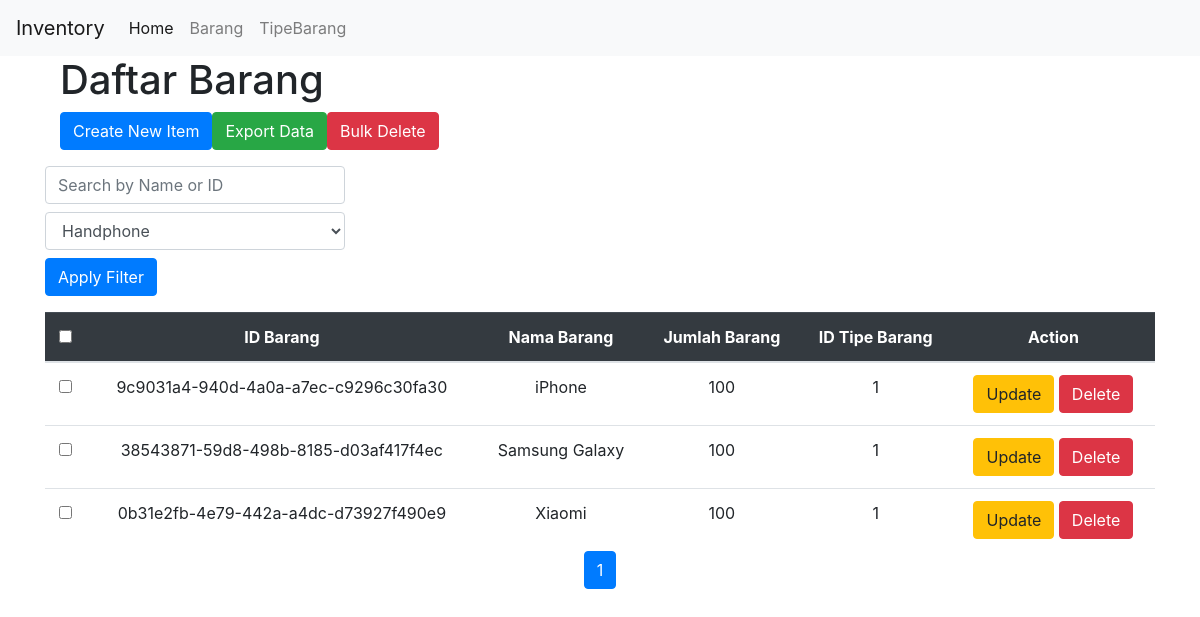
Page /barang?tipe_id=1 on the committed database.
### app.py (models this page shows, shortened)
class Barang(db.Model):
    __tablename__ = 'barang'
    id = db.Column(db.Integer, primary_key=True)
    id_barang = db.Column(db.String, unique=True, nullable=False)
    nama_barang = db.Column(db.String, nullable=False)
    jumlah = db.Column(db.Integer, nullable=False)
    tipe_id = db.Column(db.Integer, db.ForeignKey('tipebarang.id'), nullable=False)
    tipe = db.relationship("TipeBarang")

### app.py (the view)
@app.route('/barang', methods=['GET'])
def get_all_barang():
    search = request.args.get('search', '')
    tipe_id = request.args.get('tipe_id', None, type=int)
    page = request.args.get('page', 1, type=int)
    per_page = 10
    query = Barang.query
    if search:
        query = query.filter(
            (Barang.nama_barang.ilike(f'%{search}%')) |
            (Barang.id_barang.ilike(f'%{search}%'))
        )
    if tipe_id:
        query = query.filter(Barang.tipe_id == tipe_id)
    barang_list = query.paginate(page=page, per_page=per_page, error_out=False)
    tipe_list = TipeBarang.query.all()
    return render_template('/barang/index.html', barang_list=barang_list, tipe_list=tipe_list)

### templates/barang/index.html (shortened to what this page needs)
{% extends "base/base.html" %} {% block content %}
<header class="container">
	<h1>Daftar Barang</h1>
	<div class="d-flex mb-3">
		<a
			href="{{ url_for('create_view_barang') }}"
			class="btn btn-primary me-2"
			title="Create a new item"
		>
			 Create New Item</a
		>
		<a
			href="{{ url_for('export_barang') }}"
			class="btn btn-success me-2"
			title="Export all items"
		>
			 Export Data</a
		>
		<button
			class="btn btn-danger"
			id="bulk-delete"
			title="Delete selected items"
		>
			 Bulk Delete
		</button>
	</div>
</header>
<main>
	<form method="get" action="/barang" class="mb-3">
		<input
			type="text"
			name="search"
			value="{{ request.args.get('search', '') }}"
			placeholder="Search by Name or ID"
			class="form-control mb-2"
			style="max-width: 300px;"
		/>
		<select name="tipe_id" class="form-control mb-2" style="max-width: 300px;">
			{% for tipe in tipe_list %}
			<option value="{{ tipe.id }}" {% if request.args.get('tipe_id')|int == tipe.id %}selected{% endif %}>
				{{ tipe.nama_tipe }}
			</option>
			{% endfor %}
		</select>
		<button type="submit" class="btn btn-primary">Apply Filter</button>
	</form>
	<table class="table table-hover mb-0 text-center data">
		<thead class="table-dark">
			<tr>
				<th><input type="checkbox" id="select-all" /></th>
				<th>ID Barang</th>
				<th>Nama Barang</th>
				<th>Jumlah Barang</th>
				<th>ID Tipe Barang</th>
				<th>Action</th>
			</tr>
		</thead>
		<tbody>
			{% for barang in barang_list.items %}
			<tr>
				<td>
					<input type="checkbox" class="select-item" value="{{ barang.id }}" />
				</td>
				<td>{{ barang.id_barang }}</td>
				<td>{{ barang.nama_barang }}</td>
				<td>{{ barang.jumlah }}</td>
				<td>{{ barang.tipe_id }}</td>
				<td>
					<a href="{{ url_for('update_barang', id=barang.id) }}" class="btn btn-warning">Update</a>
					<a href="{{ url_for('delete_barang', id=barang.id) }}" class="btn btn-danger">Delete</a>
				</td>
			</tr>
			{% endfor %}
		</tbody>
	</table>
	<nav aria-label="Page navigation">
		<ul class="pagination justify-content-center">
			{% for page_num in barang_list.iter_pages(left_edge=1, right_edge=1, left_current=2, right_current=2) %}
			{% if page_num %}
			<li class="page-item {% if page_num == barang_list.page %}active{% endif %}">
				<a class="page-link" href="?page={{ page_num }}{% if request.args.get('search') %}&search={{ request.args.get('search') }}{% endif %}{% if request.args.get('tipe_id') %}&tipe_id={{ request.args.get('tipe_id') }}{% endif %}">
					{{ page_num }}
				</a>
			</li>
			{% else %}
			<li class="page-item disabled"><span class="page-link">...</span></li>
			{% endif %}
			{% endfor %}
		</ul>
	</nav>
</main>
{% endblock %}

### rows in the picture
Barang: id_barang "9c9031a4-940d-4a0a-a7ec-c9296c30fa30", nama_barang "iPhone", jumlah "100", tipe_id "1"
Barang: id_barang "38543871-59d8-498b-8185-d03af417f4ec", nama_barang "Samsung Galaxy", jumlah "100", tipe_id "1"
Barang: id_barang "0b31e2fb-4e79-442a-a4dc-d73927f490e9", nama_barang "Xiaomi", jumlah "100", tipe_id "1"

### other values in the picture
{{ page_num }} "1"
form field tipe_id "Handphone"
